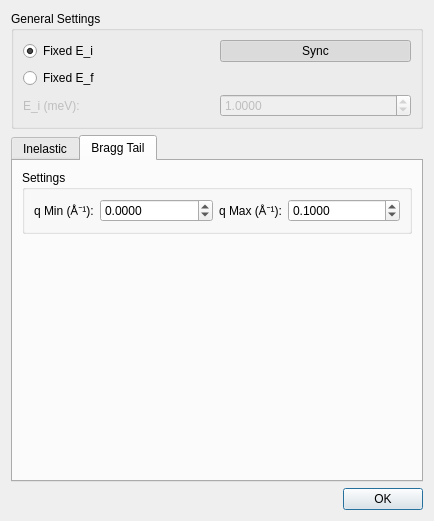
<?xml version="1.0" encoding="UTF-8"?>
<ui version="4.0">
 <class>SpurionDlg</class>
 <widget class="QDialog" name="SpurionDlg">
  <property name="geometry">
   <rect>
    <x>0</x>
    <y>0</y>
    <width>434</width>
    <height>521</height>
   </rect>
  </property>
  <property name="windowTitle">
   <string>Spurious Scattering</string>
  </property>
  <layout class="QGridLayout" name="gridLayout_6">
   <item row="0" column="0" colspan="2">
    <widget class="QGroupBox" name="groupBox">
     <property name="title">
      <string>General Settings</string>
     </property>
     <layout class="QGridLayout" name="gridLayout">
      <item row="3" column="0">
       <widget class="QLabel" name="labelE">
        <property name="enabled">
         <bool>false</bool>
        </property>
        <property name="text">
         <string>E_i (meV):</string>
        </property>
       </widget>
      </item>
      <item row="3" column="1">
       <widget class="QDoubleSpinBox" name="spinE">
        <property name="enabled">
         <bool>false</bool>
        </property>
        <property name="decimals">
         <number>4</number>
        </property>
        <property name="minimum">
         <double>0.000000000000000</double>
        </property>
        <property name="maximum">
         <double>999.999900000000025</double>
        </property>
        <property name="singleStep">
         <double>0.010000000000000</double>
        </property>
        <property name="value">
         <double>1.000000000000000</double>
        </property>
       </widget>
      </item>
      <item row="0" column="0">
       <widget class="QRadioButton" name="radioFixedEi">
        <property name="text">
         <string>Fixed E_i</string>
        </property>
        <property name="checked">
         <bool>true</bool>
        </property>
       </widget>
      </item>
      <item row="2" column="0">
       <widget class="QRadioButton" name="radioFixedEf">
        <property name="text">
         <string>Fixed E_f</string>
        </property>
       </widget>
      </item>
      <item row="0" column="1">
       <widget class="QPushButton" name="btnSync">
        <property name="text">
         <string>Sync</string>
        </property>
        <property name="checkable">
         <bool>true</bool>
        </property>
        <property name="checked">
         <bool>true</bool>
        </property>
       </widget>
      </item>
     </layout>
    </widget>
   </item>
   <item row="1" column="0" colspan="2">
    <widget class="QTabWidget" name="tabWidget">
     <property name="currentIndex">
      <number>1</number>
     </property>
     <widget class="QWidget" name="tab1">
      <attribute name="title">
       <string>Inelastic</string>
      </attribute>
      <layout class="QGridLayout" name="gridLayout_4">
       <item row="0" column="0">
        <widget class="QGroupBox" name="groupBox_2">
         <property name="sizePolicy">
          <sizepolicy hsizetype="Preferred" vsizetype="Minimum">
           <horstretch>0</horstretch>
           <verstretch>0</verstretch>
          </sizepolicy>
         </property>
         <property name="title">
          <string>Settings</string>
         </property>
         <layout class="QGridLayout" name="gridLayout_2">
          <item row="1" column="0">
           <widget class="QLabel" name="label_2">
            <property name="text">
             <string>Maximum Order:</string>
            </property>
           </widget>
          </item>
          <item row="1" column="1">
           <widget class="QSpinBox" name="spinOrder">
            <property name="minimum">
             <number>1</number>
            </property>
            <property name="value">
             <number>5</number>
            </property>
           </widget>
          </item>
          <item row="0" column="1">
           <widget class="QCheckBox" name="checkFilter">
            <property name="text">
             <string>λ Filter</string>
            </property>
            <property name="checked">
             <bool>true</bool>
            </property>
           </widget>
          </item>
         </layout>
        </widget>
       </item>
       <item row="1" column="0">
        <widget class="QPlainTextEdit" name="textSpurions"/>
       </item>
      </layout>
     </widget>
     <widget class="QWidget" name="tab2">
      <attribute name="title">
       <string>Bragg Tail</string>
      </attribute>
      <layout class="QGridLayout" name="gridLayout_3">
       <item row="1" column="0">
        <widget class="QwtPlot" name="plotbragg">
         <property name="sizePolicy">
          <sizepolicy hsizetype="Expanding" vsizetype="Expanding">
           <horstretch>0</horstretch>
           <verstretch>0</verstretch>
          </sizepolicy>
         </property>
        </widget>
       </item>
       <item row="0" column="0">
        <widget class="QGroupBox" name="groupBox_3">
         <property name="sizePolicy">
          <sizepolicy hsizetype="Preferred" vsizetype="Minimum">
           <horstretch>0</horstretch>
           <verstretch>0</verstretch>
          </sizepolicy>
         </property>
         <property name="title">
          <string>Settings</string>
         </property>
         <layout class="QGridLayout" name="gridLayout_5">
          <item row="0" column="0">
           <widget class="QLabel" name="label_13">
            <property name="text">
             <string>q Min (Å⁻¹):</string>
            </property>
           </widget>
          </item>
          <item row="0" column="1">
           <widget class="QDoubleSpinBox" name="spinMinQ">
            <property name="sizePolicy">
             <sizepolicy hsizetype="Preferred" vsizetype="Fixed">
              <horstretch>1</horstretch>
              <verstretch>0</verstretch>
             </sizepolicy>
            </property>
            <property name="decimals">
             <number>4</number>
            </property>
            <property name="minimum">
             <double>-99.989999999999995</double>
            </property>
            <property name="singleStep">
             <double>0.100000000000000</double>
            </property>
           </widget>
          </item>
          <item row="0" column="2">
           <widget class="QLabel" name="label_14">
            <property name="text">
             <string>q Max (Å⁻¹):</string>
            </property>
           </widget>
          </item>
          <item row="0" column="3">
           <widget class="QDoubleSpinBox" name="spinMaxQ">
            <property name="sizePolicy">
             <sizepolicy hsizetype="Preferred" vsizetype="Fixed">
              <horstretch>1</horstretch>
              <verstretch>0</verstretch>
             </sizepolicy>
            </property>
            <property name="decimals">
             <number>4</number>
            </property>
            <property name="minimum">
             <double>-99.989999999999995</double>
            </property>
            <property name="singleStep">
             <double>0.100000000000000</double>
            </property>
            <property name="value">
             <double>0.100000000000000</double>
            </property>
           </widget>
          </item>
         </layout>
        </widget>
       </item>
      </layout>
     </widget>
    </widget>
   </item>
   <item row="2" column="0">
    <widget class="QLabel" name="labelStatus">
     <property name="sizePolicy">
      <sizepolicy hsizetype="Expanding" vsizetype="Preferred">
       <horstretch>1</horstretch>
       <verstretch>0</verstretch>
      </sizepolicy>
     </property>
     <property name="text">
      <string/>
     </property>
    </widget>
   </item>
   <item row="2" column="1">
    <widget class="QDialogButtonBox" name="buttonBox">
     <property name="sizePolicy">
      <sizepolicy hsizetype="Minimum" vsizetype="Fixed">
       <horstretch>0</horstretch>
       <verstretch>0</verstretch>
      </sizepolicy>
     </property>
     <property name="orientation">
      <enum>Qt::Horizontal</enum>
     </property>
     <property name="standardButtons">
      <set>QDialogButtonBox::Ok</set>
     </property>
    </widget>
   </item>
  </layout>
 </widget>
 <customwidgets>
  <customwidget>
   <class>QwtPlot</class>
   <extends>QFrame</extends>
   <header>qwt_plot.h</header>
  </customwidget>
 </customwidgets>
 <tabstops>
  <tabstop>radioFixedEi</tabstop>
  <tabstop>radioFixedEf</tabstop>
  <tabstop>btnSync</tabstop>
  <tabstop>spinE</tabstop>
  <tabstop>tabWidget</tabstop>
  <tabstop>checkFilter</tabstop>
  <tabstop>spinOrder</tabstop>
  <tabstop>textSpurions</tabstop>
  <tabstop>spinMinQ</tabstop>
  <tabstop>spinMaxQ</tabstop>
  <tabstop>buttonBox</tabstop>
 </tabstops>
 <resources/>
 <connections>
  <connection>
   <sender>buttonBox</sender>
   <signal>accepted()</signal>
   <receiver>SpurionDlg</receiver>
   <slot>accept()</slot>
   <hints>
    <hint type="sourcelabel">
     <x>248</x>
     <y>254</y>
    </hint>
    <hint type="destinationlabel">
     <x>157</x>
     <y>274</y>
    </hint>
   </hints>
  </connection>
  <connection>
   <sender>buttonBox</sender>
   <signal>rejected()</signal>
   <receiver>SpurionDlg</receiver>
   <slot>reject()</slot>
   <hints>
    <hint type="sourcelabel">
     <x>316</x>
     <y>260</y>
    </hint>
    <hint type="destinationlabel">
     <x>286</x>
     <y>274</y>
    </hint>
   </hints>
  </connection>
  <connection>
   <sender>btnSync</sender>
   <signal>toggled(bool)</signal>
   <receiver>spinE</receiver>
   <slot>setDisabled(bool)</slot>
   <hints>
    <hint type="sourcelabel">
     <x>221</x>
     <y>69</y>
    </hint>
    <hint type="destinationlabel">
     <x>221</x>
     <y>99</y>
    </hint>
   </hints>
  </connection>
  <connection>
   <sender>btnSync</sender>
   <signal>toggled(bool)</signal>
   <receiver>labelE</receiver>
   <slot>setDisabled(bool)</slot>
   <hints>
    <hint type="sourcelabel">
     <x>221</x>
     <y>69</y>
    </hint>
    <hint type="destinationlabel">
     <x>85</x>
     <y>99</y>
    </hint>
   </hints>
  </connection>
 </connections>
</ui>
